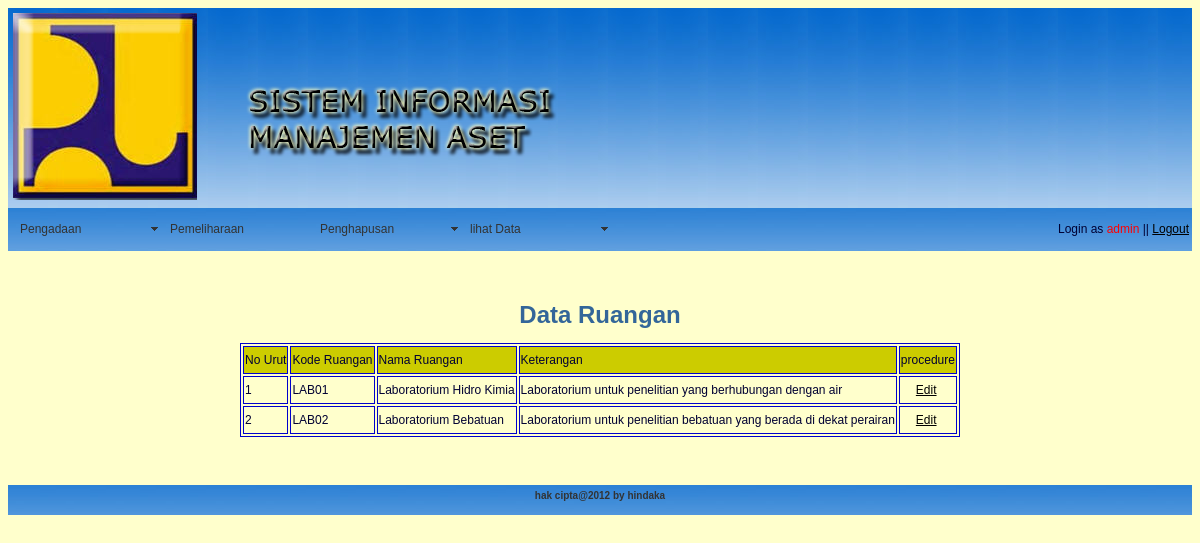
The app's page /lihat_ruang.php (signed in) with its own data.
### tables this page shows
CREATE TABLE IF NOT EXISTS `ruangan` (
  `id_ruang` int(11) NOT NULL,
  `kd_ruang` varchar(5) NOT NULL,
  `nm_ruang` varchar(30) NOT NULL,
  `keterangan_rg` text,
  PRIMARY KEY (`kd_ruang`)
);

### lihat_ruang.php (the view, shortened to what this page needs)
<?php
include('procedure.php');
?>
<!DOCTYPE html PUBLIC "-//W3C//DTD XHTML 1.0 Transitional//EN" "http://www.w3.org/TR/xhtml1/DTD/xhtml1-transitional.dtd">
<html xmlns="http://www.w3.org/1999/xhtml">
<head>
<link href="style/Level3_3.css" rel="stylesheet" type="text/css" />
<link href="SpryAssets/SpryMenuBarHorizontal.css" rel="stylesheet" type="text/css">
</head>
<body>
<div class="header">
	<div id="logo">
    	<div id="tulis"></div>
    </div>
</div>
<div class="nav">
    	<table border="0" width="100%">
        	<tr>
           	  <td><?php echo menu_navigasi(); ?></td>
   			  <td align="right">Login as <font color="#FF0000"><?php echo $_SESSION['username']; ?></font> || <a href="logout.php">Logout</a></td>
            </tr>
        </table>
</div>
<div>
    	<div>
        <p>&nbsp;</p>
        <h1 align="center">Data Ruangan</h1>
        <?php
			$sql="select * from ruangan order by id_ruang";
			$res=mysql_query($sql);
			$banyakrecord=mysql_num_rows($res);
			if($banyakrecord>0){
		?>
        <table border="1" bordercolor="#0000CC" align="center">
        	<tr bgcolor="#CCCC00">
            	<td>No Urut</td>
            	<td>Kode Ruangan</td>
            	<td>Nama Ruangan</td>
                <td>Keterangan</td>
                <td>procedure</td>
            </tr>
         <?php
		 $i=0;
		 while($data=mysql_fetch_array($res)){
			 $i++;
			 ?>
            <tr>
            	<td><?php echo $i; ?></td>
            	<td><?php echo $data['kd_ruang']; ?></td>
            	<td><?php echo $data['nm_ruang']; ?></td>
                <td><?php echo $data['keterangan_rg']; ?></td>
                <td align="center">
                	<a href="#" onclick="window.open('edit_ruang.php','EDIT RUANG','width=300,height=300')" >Edit</a>&nbsp;
                </td>
            </tr>
            <?php
		 }
		 ?>
        </table>
        <?php
			}
			?>
     <p>&nbsp;</p>
  </div>
</div>
<div class="footer"><?php echo footer(); ?></div>
</body>
</html>

### style/Level3_3.css (style rules this page uses)
body { background-color: #FFFFCC; font-family: Verdana, Arial, Helvetica, sans-serif; font-size: 12px; line-height: 24px; color: #336699; }
td, th { font-family: Verdana, Arial, Helvetica, sans-serif; font-size: 12px; line-height: 24px; color: #003; }
a { font-size: 12px; color: #000; }
.header { font-family: Verdana, Arial, Helvetica, sans-serif; font-size: 20px; color: #FFFF33; height: 200px; width: auto; background-image: url(../image/header.jpg); }
#logo { background-image: url(../image/logo.png); background-repeat: no-repeat; background-position: 5px 5px; height: 200px; width: 200px; }
#tulis { background-image:url(../image/SIMS.png); background-repeat:no-repeat; background-position: 220px 15px; height: 200px; width: 800px; }
.nav { font-family: Verdana, Arial, Helvetica, sans-serif; font-size: 12px; font-weight: normal; height: 43px; width: auto; background-color: #0C0; background-image: url(../image/menu_bar.jpg); }
.footer { font-family: Arial, Helvetica, sans-serif; font-size: 10px; font-weight: bold; line-height: 22px; color: #333333; height: 30px; background-image:url(../image/menu_bar.jpg); }

### records on screen
ruangan: kd_ruang "LAB01", nm_ruang "Laboratorium Hidro Kimia", keterangan_rg "Laboratorium untuk penelitian yang berhubungan dengan air"
ruangan: kd_ruang "LAB02", nm_ruang "Laboratorium Bebatuan", keterangan_rg "Laboratorium untuk penelitian bebatuan yang berada di dekat perairan"

### other values on screen
$_SESSION['username'] "admin"
